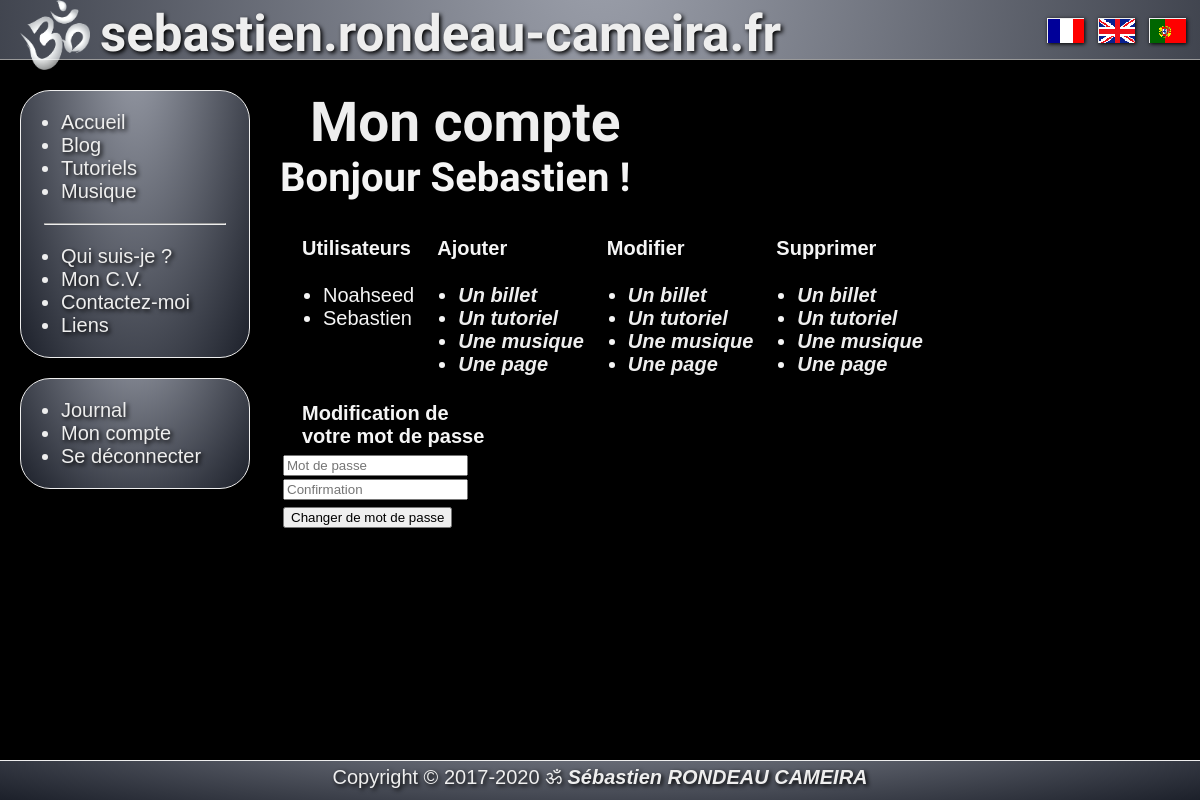
Page /?page=account (signed in) on the committed database.
### tables this page shows
CREATE TABLE IF NOT EXISTS `pages_fr` (
`page_id` int(11) NOT NULL,
  `page_slug` varchar(11) NOT NULL,
  `page_title` varchar(50) NOT NULL,
  `page_content` longtext NOT NULL
);

CREATE TABLE IF NOT EXISTS `users` (
`user_id` int(11) NOT NULL,
  `user_username` varchar(255) NOT NULL,
  `user_email` varchar(255) NOT NULL,
  `user_password` varchar(255) NOT NULL,
  `user_confirmation_token` varchar(60) DEFAULT NULL,
  `user_confirmed_at` datetime DEFAULT NULL,
  `user_reset_token` varchar(60) DEFAULT NULL,
  `user_reset_at` datetime DEFAULT NULL,
  `user_remember_token` varchar(250) DEFAULT NULL,
  `user_is_admin` tinyint(1) DEFAULT NULL,
  `user_is_vip` tinyint(1) DEFAULT NULL
);

### public_html/index.php (called while the page is built, shortened)
<?php
    require './includes/inc_gestion_lang.php';
    if (!empty($_GET['page'])) {
        $slug = $_GET['page'];
    }
    else {
        $slug = "home";
        $og_type = "website";
    }
    $pages = new Pages();
    if($lang == 'en') {
        $page = $pages->findEn($slug);
    } elseif($lang == 'pt') {
        $page = $pages->findPt($slug);
    } else {
        $page = $pages->findFr($slug);
    }
    $title = $page['page_title'];
    require './includes/inc_head.php';
    require './includes/inc_header.php';
    require './includes/inc_page_'.$slug.'.php';
    require './includes/inc_footer.php';

### public_html/App/Db.php (called while the page is built, shortened)
<?php
abstract class Db
{
    protected static $_instance = null;
    public static function getInstance()
    {
        if(self::$_instance === null)
        {
            self::$_instance = new PDO
            (
                'mysql:host=localhost;dbname=sebastien;charset=utf8',
                'sebastien',
                '6spCeWFu8smHKY51',
                [
                    PDO::ATTR_ERRMODE => PDO::ERRMODE_EXCEPTION,
                    PDO::ATTR_DEFAULT_FETCH_MODE => PDO::FETCH_ASSOC
                ]
            );
        }
        return self::$_instance;
    }
    public function __construct()
    {
        $this->pdo = Db::getInstance();
    }
}

### public_html/App/Classes/Pages.php (called while the page is built, shortened)
<?php
class Pages extends Db
{
    public function findFr(string $slug)
    {
        $sql = "SELECT
        `page_id`,
        `page_slug`,
        `page_title`,
        `page_content`
        FROM `pages_fr`
        WHERE `page_slug` = :page_slug";
        $stmt = $this->pdo->prepare($sql);
        $stmt->bindValue(
            ':page_slug',
            $slug
        );
        if($stmt->execute())
        {
            $result = $stmt->fetch();
        }
        return $result;
    }
}

### public_html/App/Classes/Users.php (called while the page is built, shortened)
<?php
class Users extends Db
{
    public function findAll()
    {
        $sql = "SELECT
        `user_id`,
        `user_username`,
        `user_email`,
        `user_password`,
        `user_confirmation_token`,
        `user_confirmed_at`,
        `user_reset_token`,
        `user_reset_at`,
        `user_remember_token`,
        `user_is_admin`,
        `user_is_vip`
        FROM `users`
        ORDER BY `user_username`";
        $stmt = $this->pdo->prepare($sql);
        if($stmt->execute())
        {
            $result = $stmt->fetchAll();
        }
        return $result;
    }
}

### public_html/includes/inc_page_account.php (the view, shortened to what this page needs)
<?php
    $users = new Users();
?>
    <article>
        <div class="title"><?php echo $title; ?></div>
        <div class="article">
            <h1>Bonjour <?php echo ucfirst(strtolower($_SESSION['auth']['user_username'])); ?> !</h1>
<?php
    if($_SESSION['auth']['user_is_admin'] == TRUE) {
        $utilisateurs  = $users->findAll();
?>
            <table>
                <tr>
                    <th>Utilisateurs</th>
                    <th>Ajouter</th>
                    <th>Modifier</th>
                    <th>Supprimer</th>
                </tr>
                <tr>
                    <td>
                        <ul>
<?php
		foreach($utilisateurs as $user) {
?>
                            <li><?php echo ucfirst(strtolower($user['user_username'])); ?></li>
<?php
		}
?>
                        </ul>
                    </td>
                    <td>
                        <ul>
                            <li><a href="/?page=add&type=blog">Un billet</a></li>
                            <li><a href="/?page=add&type=tuto">Un tutoriel</a></li>
                            <li><a href="/?page=add&type=music">Une musique</a></li>
                            <li><a href="/?page=add&type=diary">Une page</a></li>
                        </ul>
                    </td>
                    <td>
                        <ul>
                            <li><a href="/?page=modify&type=blog">Un billet</a></li>
                            <li><a href="/?page=modify&type=tuto">Un tutoriel</a></li>
                            <li><a href="/?page=modify&type=music">Une musique</a></li>
                            <li><a href="/?page=modify&type=diary">Une page</a></li>
                        </ul>
                    </td>
                    <td>
                        <ul>
                            <li><a href="/?page=delete&type=blog">Un billet</a></li>
                            <li><a href="/?page=delete&type=tuto">Un tutoriel</a></li>
                            <li><a href="/?page=delete&type=music">Une musique</a></li>
                            <li><a href="/?page=delete&type=diary">Une page</a></li>
                        </ul>
                    </td>
                </tr>
            </table>
            <form method="POST">
	            <table>
	                <tr>
	                    <th>Modification de<br>votre mot de passe</th>
	                </tr>
	                <tr>
	                    <td>
	                        <input type="password" name="password" placeholder="Mot de passe"><br>
	                        <input type="password" name="password_confirm" placeholder="Confirmation">
	                    </td>
	                </tr>
	                <tr>
	                    <td><button type="submit">Changer de mot de passe</button></td>
	                </tr>
	            </table>
            </form>
<?php
    } else {
        echo $text;
    }
?>
        </div>
    </article>

### rows in the picture
pages_fr: page_title "Mon compte"
users: user_username "Noahseed"
users: user_username "Sebastien"

### other values in the picture
$_SESSION['auth']['user_username'] "Sebastien"
